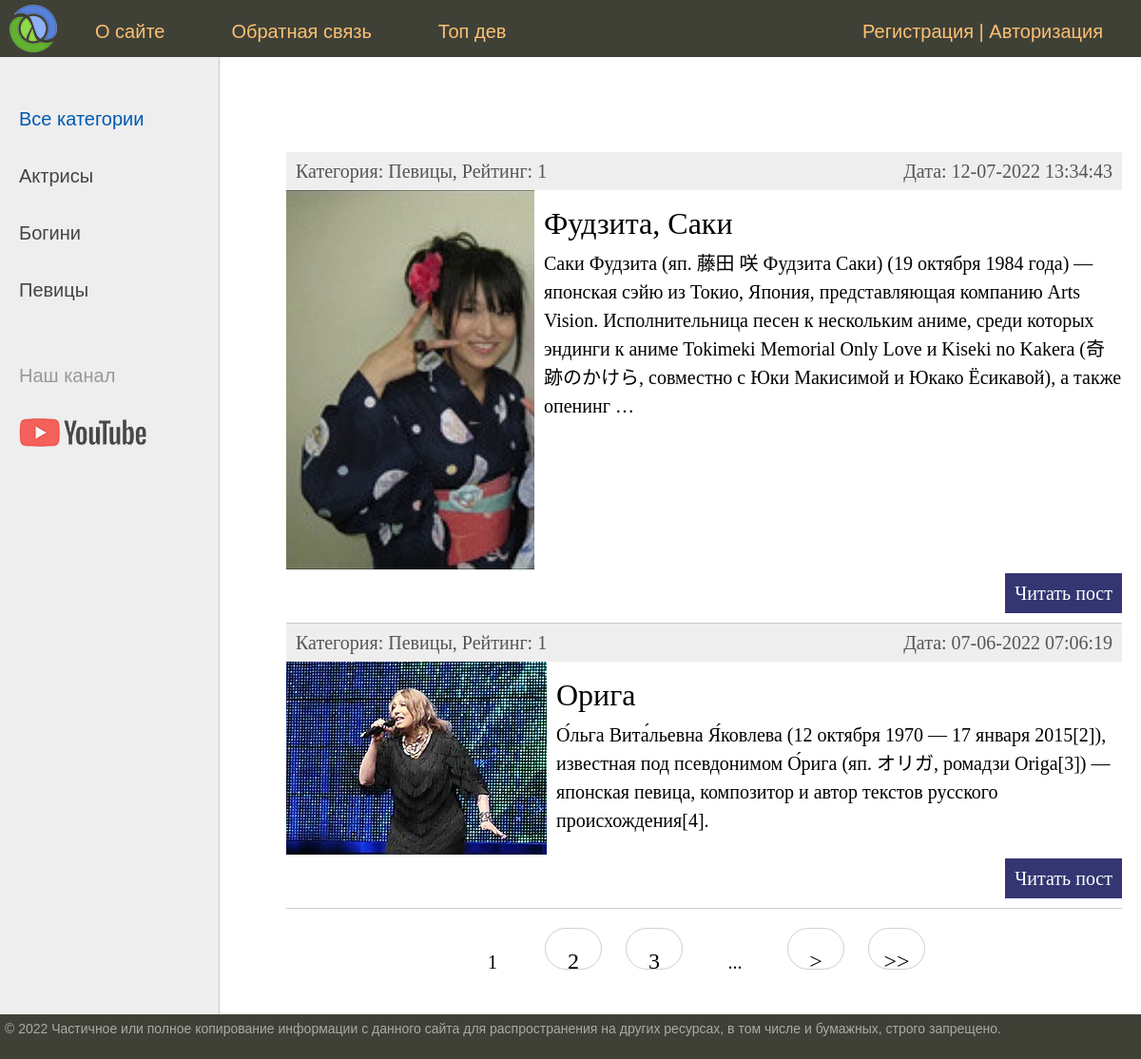
The page / on the database its author committed.
### women/models.py (models this page shows, shortened)
class Category(models.Model):
    name = models.CharField(max_length=100, db_index=True, verbose_name='Название категории')
    slug = models.SlugField(max_length=255, unique=True, db_index=True, verbose_name='URL')
    def __str__(self):
        return self.name
    def get_absolute_url(self):
        return reverse('category', kwargs={'cat_slug': self.slug})
    class Meta:
        verbose_name = 'Категория'
        verbose_name_plural = 'Категории'
        ordering = ['name']

class Women(models.Model):
    title = models.CharField(max_length=255, verbose_name='Заголовок')
    slug = models.SlugField(max_length=255, unique=True, db_index=True, verbose_name='URL')
    content = models.TextField(blank=True, verbose_name='Текст статьи')
    photo = models.ImageField(upload_to="photos/%Y/%m/%d/", verbose_name='Фото')
    time_create = models.DateTimeField(auto_now_add=True, verbose_name='Время создания')
    time_update = models.DateTimeField(auto_now=True, verbose_name='Время изменения')
    like = models.IntegerField(default=0, verbose_name='Лайки')
    dislike = models.IntegerField(default=0, verbose_name='Дизлайки')
    is_published = models.BooleanField(default=True, verbose_name='Публикация')
    cat = models.ForeignKey('Category', on_delete=models.PROTECT, verbose_name='Категория')
    def get_absolute_url(self):
        return reverse('post', kwargs={'post_slug': self.slug})
    class Meta:
        verbose_name = 'Известные женщины'
        verbose_name_plural = 'Известные женщины'
        ordering = ['time_create', 'title']

### women/views.py (the view)
# urls.py: path('', WomenHome.as_view(), name='home'),
class WomenHome(DataMixin, ListView):
    context_object_name = 'posts'
    queryset = Women.objects.select_related('cat')
    template_name = 'women/index.html'
    paginate_by = 2
    def get_context_data(self, *, object_list=None, **kwargs):
        context = super().get_context_data(**kwargs)
        c_def = self.get_user_context(title="Главная страница")
        return dict(**context, **c_def)

### women/templatetags/women_tags.py (called while the page is built)
@register.inclusion_tag('usertags/list_categories.html')
def show_categories(sort=None, cat_selected=None):
    if not sort:
        cats = Category.objects.all()
    else:
        cats = Category.objects.order_by(sort)
    return {"cats": cats, "cat_selected": cat_selected}

### women/utils.py (called while the page is built)
    def get_user_context(self, **kwargs):
        context = kwargs
        user_menu = menu.copy()
        if not self.request.user.is_authenticated:
            user_menu.pop(1)
            context['login_form'] = LoginUserForm
        context['menu'] = user_menu
        if 'cat_selected' not in context:
            context['cat_selected'] = 0
        return context

### women/templates/women/index.html (shortened to what this page needs)
{% extends 'women/base.html' %}
{% load mathfilters %}
{% block content %}
    <ul class="list-articles">
        {% for p in posts %}
            <li>
                <div class="article-panel">
                    <p class="first">Категория: {{p.cat}}, Рейтинг: {{ p.like|sub:p.dislike }}</p>
                    <p class="last">Дата: {{p.time_update|date:"d-m-Y H:i:s"}}</p>
                </div>
                {% if p.photo %}
                    <p><img class="img-article-left thumn" src="{{ p.photo.url }}"></p>
                {% endif %}
                <h2>{{p.title}}</h2>
                {% autoescape on %}
                    {{p.content|linebreaks|truncatewords:50}}
                {% endautoescape %}
                <p class="link-read-post"><a href="{{ p.get_absolute_url }}">Читать пост</a></p>
            </li>
        {% endfor %}
    </ul>
{% endblock %}

### women/templates/usertags/list_categories.html
{% for post in cats %}
    {% if post.slug == cat_selected %}
        <li class="selected">{{post.name}}</li>
    {% else %}
        <li><a href="{{post.get_absolute_url}}">{{post.name}}</a> </li>
    {% endif %}
{% endfor %}

### women/static/women/css/styles.css (style rules this page uses)
html, body { font-family: 'Arial'; margin: 0; padding: 0; height: 100%; width: 100%; color: #444; }
a { color: #0059b2; text-decoration: none; }
img { max-width: 600px; height: auto; }
img.img-article-left { max-width: 300px; height: auto; float: left; padding: 0 10px 10px 0; }
p.link-read-post { text-align: right; }
p.link-read-post a { padding: 10px; min-width: 100px; background: #333671; color: #fff; text-decoration: none; }
div.article-panel { background: #eee; padding: 5px 10px 5px 10px; box-sizing: border-box; overflow: hidden; color: #555; }
div.article-panel p.first { margin: 0; float: left; }
div.article-panel p.last { margin: 0; float: right; }
ul.list-articles { list-style: none; margin: 0; padding: 0; }
ul.list-articles li { border-bottom: 1px solid #ccc; }
.left-chapters ul li { margin: 30px 0 0 0; color: #999; }
.left-chapters ul li a { color: #444; text-decoration: none; }

### rows shown on the page
Category: name "Актрисы"
Category: name "Богини"
Category: name "Певицы"
Women: cat "Певицы", like|sub "1", time_update "12-07-2022 13:34:43", photo (picture), title "Фудзита, Саки", content "Саки Фудзита (яп. 藤田 咲 Фудзита Саки) (19 октября 1984 года) — японская сэйю из Токио, Япония, представляющая компанию Arts Vision. Исполнительница песен к нескольким аниме, среди которых эндинги к аниме Tokimeki Memorial Only Love и Kiseki no Kakera (奇跡のかけら, совместно с Юки Макисимой и Юкако Ёсикавой), а также опенинг …"
Women: cat "Певицы", like|sub "1", time_update "07-06-2022 07:06:19", photo (picture), title "Орига", content "О́льга Вита́льевна Я́ковлева (12 октября 1970 — 17 января 2015[2]), известная под псевдонимом О́рига (яп. オリガ, ромадзи Origa[3]) — японская певица, композитор и автор текстов русского происхождения[4]."

### other values the page prints
{{ m.title }} "О сайте" "Обратная связь" "Топ дев"
{{ p }} "1"
{{ p }} "2" "3"
